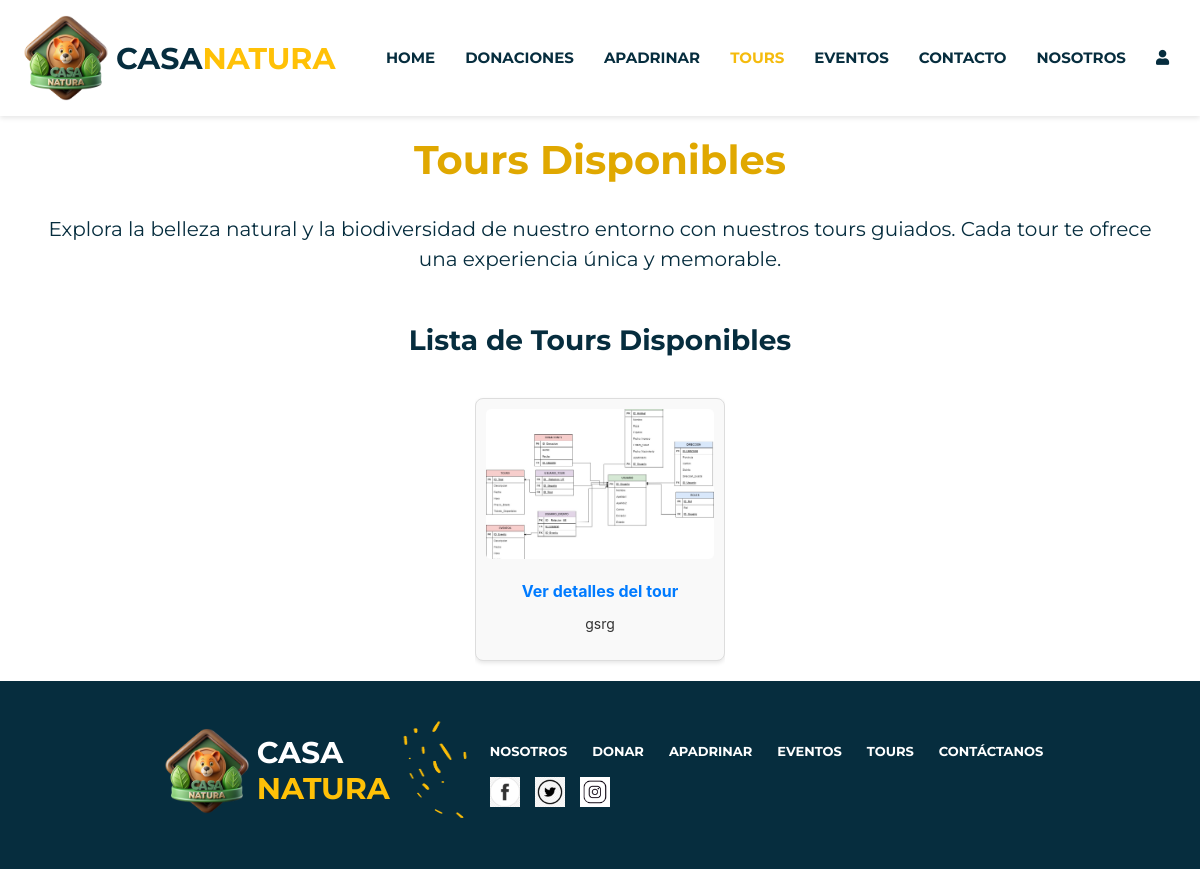
The app's page /tourDisponible.php with its own data.
### tables this page shows
CREATE TABLE `tours` (
  `ID_Tour` int(10) NOT NULL,
  `Nombre` varchar(255) NOT NULL,
  `Descripcion` text NOT NULL,
  `Fecha` date NOT NULL,
  `Hora` time(6) NOT NULL,
  `Precio_Boleto` decimal(10,2) NOT NULL,
  `Tickets_Disponibles` int(10) NOT NULL,
  `TicketsVendidos` int(11) NOT NULL,
  `Imagen` varchar(255) NOT NULL
);

### tourDisponible.php (the view, shortened to what this page needs)
<?php
include("actions/conexion.php");
?>
<?php
    $sql = "SELECT id_tour, descripcion, imagen FROM tours";
    $resultado = $conn->query($sql);
?>
<head>
    <link href="https://cdnjs.cloudflare.com/ajax/libs/font-awesome/5.15.4/css/all.min.css" rel="stylesheet">
    <link rel="stylesheet" href="./css/style.css" >
    <link rel="stylesheet" href="https://cdn.jsdelivr.net/npm/bootstrap@4.3.1/dist/css/bootstrap.min.css">
</head>
    <body>
        <nav>
            <?php
                include("fragmentos.php");
                echo $navbar;
            ?>
            </nav>
    <main>
        <div class="container">
            <h1 class="animales-apadrinar-title">Tours Disponibles</h1>
            <p class="animales-apadrinar-subtitle">
                Explora la belleza natural y la biodiversidad de nuestro entorno con nuestros tours guiados. Cada tour te ofrece una experiencia única y memorable.
            </p>
            <h3 class="animales-apadrinar-list-title">Lista de Tours Disponibles</h3>
            <div class="animal-grid">
                <?php
                if ($resultado->num_rows > 0) {
                    while ($tour = $resultado->fetch_assoc()) {
                        echo '<div class="animal-card">';
                        $imagen = htmlspecialchars($tour['imagen']);
                        if (!empty($imagen) && file_exists('imagenes/' . $imagen)) {
                            echo '<img src="imagenes/' . $imagen . '" alt="Imagen del tour">';
                        } else {
                            echo '<img src="imagenes/default.jpg" alt="Imagen no disponible">';
                        }
                        echo '<a href="tour.php?id=' . htmlspecialchars($tour['id_tour']) . '">Ver detalles del tour</a>';
                        echo '<p>' . htmlspecialchars($tour['descripcion']) . '</p>';
                        echo '</div>';
                    }
                } else {
                    echo "<p>No hay tours disponibles en este momento.</p>";
                }
                ?>
            </div>
        </div>
    </main>
    <footer>
        <?php
        include("fragmentos.php");
        echo $footer;
        ?>
    </footer>
</body>
</html>

### css/style.css (style rules this page uses)
body { font-family: 'Montserrat', sans-serif; margin: 0; display: flex; flex-direction: column; padding: 0; box-sizing: border-box; font-weight: bold; min-height: 100vh; }
main { flex: 1; }
.animales-apadrinar-title { margin-top: 20px; margin-bottom: 30px; font-family: 'Montserrat', sans-serif; text-align: center; font-weight: bold; color: #e0a800; }
.animales-apadrinar-subtitle { margin-bottom: 50px; font-family: 'Montserrat', sans-serif; text-align: center; font-size: 20px; color: #062D3E; }
.animales-apadrinar-list-title { text-align: center; color: #062D3E; font-family: 'Montserrat', sans-serif; font-weight: bold; margin-top: 40px; margin-bottom: 20px; }
.animal-grid { display: flex; overflow-x: auto; gap: 15px; padding: 20px 0; justify-content: flex-start; }
.animal-card { background-color: #f9f9f9; border: 1px solid #ddd; padding: 10px; display: flex; flex-direction: column; align-items: center; text-align: center; border-radius: 8px; box-shadow: 0 2px 4px rgba(0, 0, 0, 0.1); width: 250px; flex-shrink: 0; }
.animal-card img { width: 100%; height: auto; max-height: 150px; object-fit: cover; border-radius: 5px; margin-bottom: 10px; }
.animal-card a { display: inline-block; margin-top: 10px; color: #007bff; text-decoration: none; font-weight: bold; }
.animal-card p { margin-top: 10px; font-size: 14px; color: #333; }
.container { justify-items: center; }
body { font-family: Arial, sans-serif; margin: 0; padding: 0; }

### records on screen
tours: Imagen (picture), Descripcion "gsrg"
